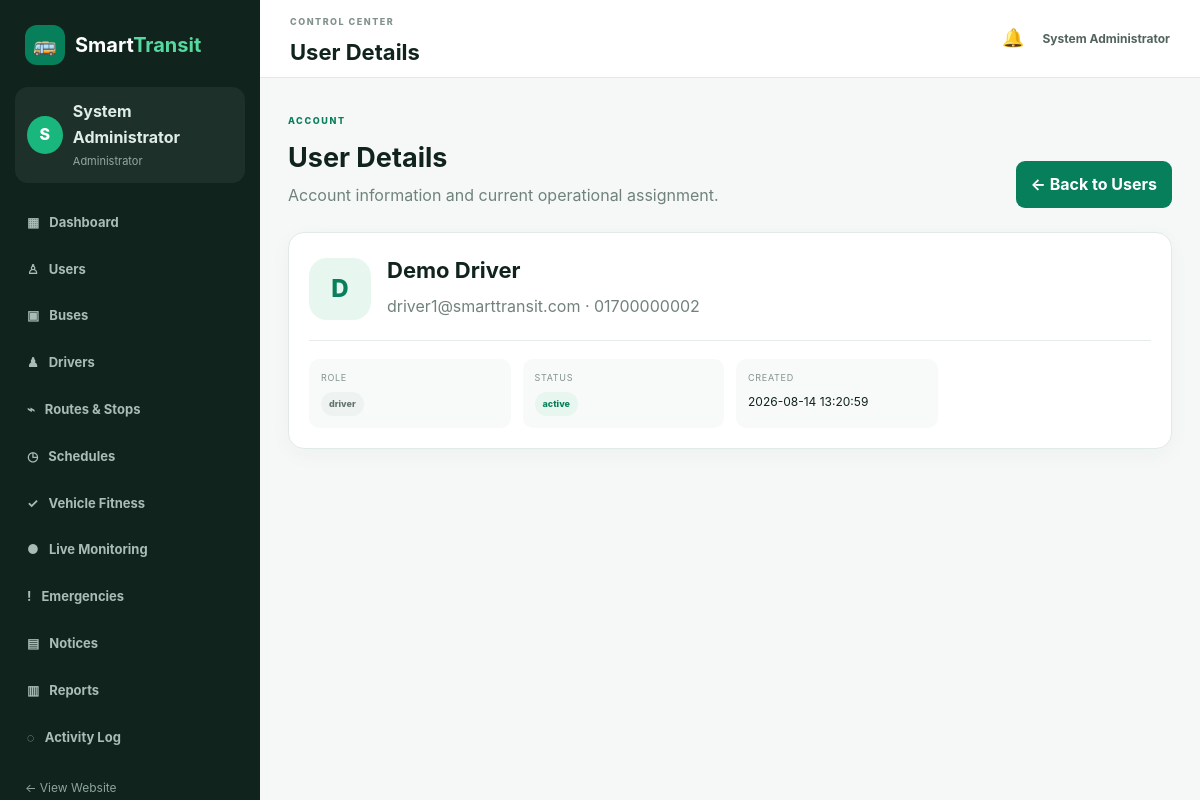
Before: /admin/user-details.php?id=2 (signed in) with the older database file.
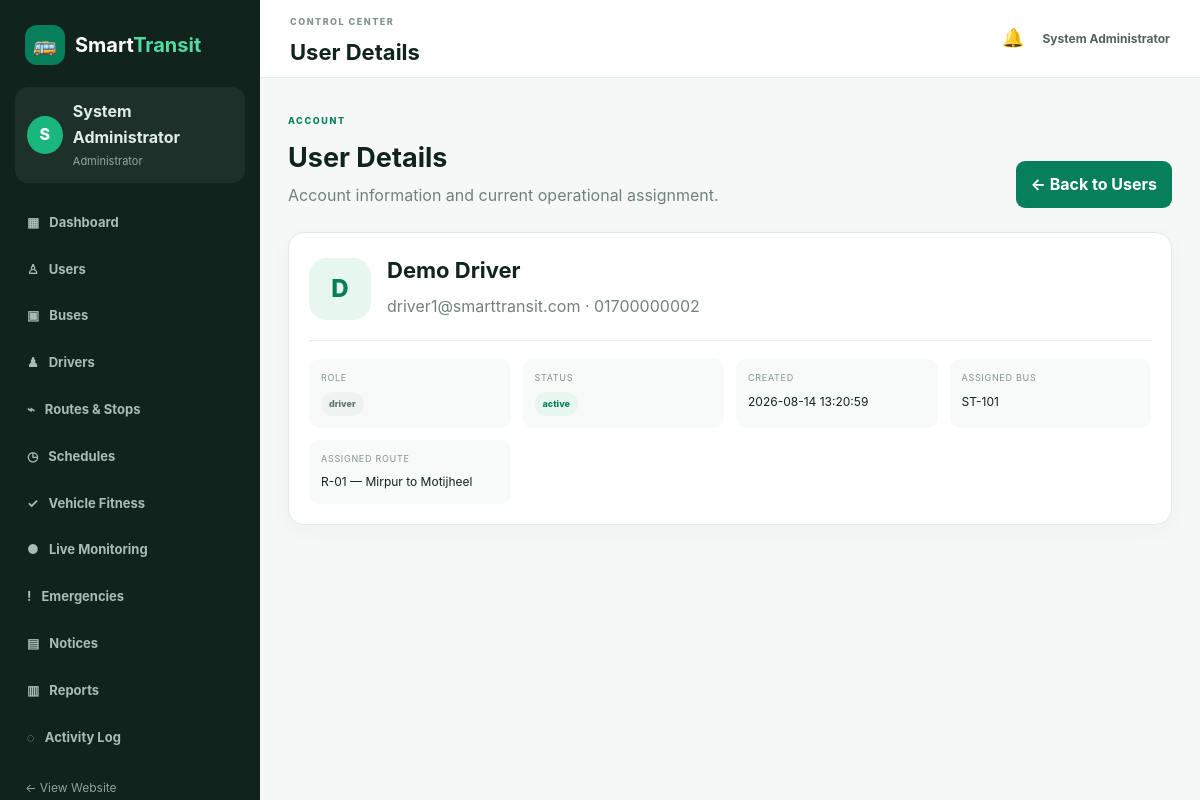
After: the same page with the newer database file.
### tables this page shows
CREATE TABLE IF NOT EXISTS driver_assignments (
    id INT UNSIGNED AUTO_INCREMENT PRIMARY KEY,
    driver_id INT UNSIGNED NOT NULL,
    bus_id INT UNSIGNED NOT NULL,
    route_id INT UNSIGNED NOT NULL,
    status ENUM('active','inactive') NOT NULL DEFAULT 'active',
    assigned_at TIMESTAMP DEFAULT CURRENT_TIMESTAMP,
    UNIQUE KEY active_driver (driver_id,status),
    UNIQUE KEY active_bus (bus_id,status),
    FOREIGN KEY (driver_id) REFERENCES users(id) ON DELETE CASCADE,
    FOREIGN KEY (bus_id) REFERENCES buses(id) ON DELETE CASCADE,
    FOREIGN KEY (route_id) REFERENCES routes(id) ON DELETE CASCADE
);

CREATE TABLE IF NOT EXISTS buses (
    id INT UNSIGNED AUTO_INCREMENT PRIMARY KEY,
    bus_number VARCHAR(30) NOT NULL UNIQUE,
    registration_number VARCHAR(50) NOT NULL UNIQUE,
    bus_type VARCHAR(50) NOT NULL,
    capacity INT NOT NULL,
    women_only TINYINT(1) NOT NULL DEFAULT 0,
    status ENUM('active','inactive','maintenance') NOT NULL DEFAULT 'active',
    created_at TIMESTAMP DEFAULT CURRENT_TIMESTAMP
);

CREATE TABLE IF NOT EXISTS routes (
    id INT UNSIGNED AUTO_INCREMENT PRIMARY KEY,
    route_name VARCHAR(120) NOT NULL,
    route_code VARCHAR(30) NOT NULL UNIQUE,
    starting_point VARCHAR(100) NOT NULL,
    ending_point VARCHAR(100) NOT NULL,
    description TEXT,
    status ENUM('active','inactive') NOT NULL DEFAULT 'active',
    created_at TIMESTAMP DEFAULT CURRENT_TIMESTAMP
);

### includes/functions.php (called while the page is built, shortened)
<?php
function e(?string $value): string {
    return htmlspecialchars($value ?? '', ENT_QUOTES, 'UTF-8');
}
?>

### admin/user-details.php (the view)
<?php
require_once __DIR__.'/_common.php'; $adminTitle='User Details';
$id=(int)($_GET['id']??0);$st=$pdo->prepare("SELECT id,name,email,phone,role,status,created_at FROM users WHERE id=?");$st->execute([$id]);$u=$st->fetch();if(!$u){flash('error','User not found.');adminRedirect('users.php');}
$assignment=null;if($u['role']==='driver'){$st=$pdo->prepare("SELECT da.*,b.bus_number,r.route_code,r.route_name FROM driver_assignments da LEFT JOIN buses b ON b.id=da.bus_id LEFT JOIN routes r ON r.id=da.route_id WHERE da.driver_id=? AND da.status='active'");$st->execute([$id]);$assignment=$st->fetch();}
require __DIR__.'/_layout.php';
?>
<div class="admin-page-head"><div><span class="admin-kicker">ACCOUNT</span><h2>User Details</h2><p>Account information and current operational assignment.</p></div><a class="admin-btn" href="users.php">← Back to Users</a></div>
<section class="admin-panel detail-card"><div class="detail-avatar"><?= e(strtoupper(substr($u['name'],0,1))) ?></div><div><h3><?= e($u['name']) ?></h3><p><?= e($u['email']) ?> · <?= e($u['phone']) ?></p></div><div class="detail-grid"><div><small>Role</small><?= statusBadge($u['role']) ?></div><div><small>Status</small><?= statusBadge($u['status']) ?></div><div><small>Created</small><?= e($u['created_at']) ?></div><?php if($assignment): ?><div><small>Assigned Bus</small><?= e($assignment['bus_number']) ?></div><div><small>Assigned Route</small><?= e($assignment['route_code'].' — '.$assignment['route_name']) ?></div><?php endif; ?></div></section>
<?php require __DIR__.'/_layout_end.php'; ?>

Changed rows visible on the page:
added driver_assignments: bus.bus_number "ST-101", route.route_name "R-01 — Mirpur to Motijheel"
Other visible differences:
text now shown: "ASSIGNED BUS ASSIGNED ROUTE"
